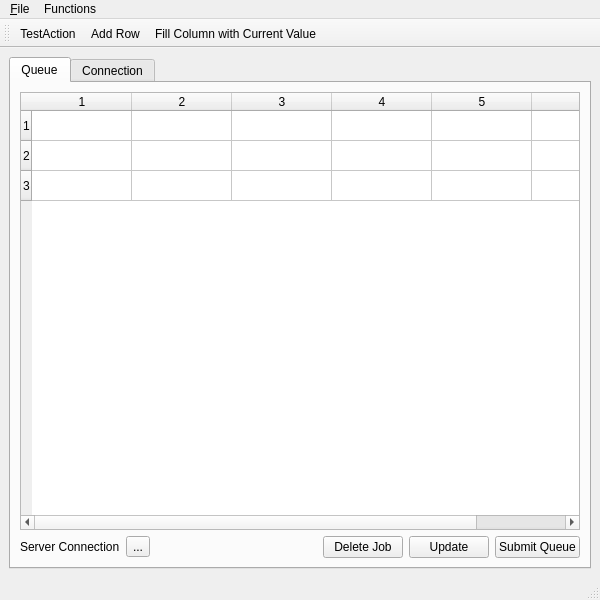
<?xml version="1.0" encoding="UTF-8"?>
<ui version="4.0">
 <class>MainWindow</class>
 <widget class="QMainWindow" name="MainWindow">
  <property name="geometry">
   <rect>
    <x>0</x>
    <y>0</y>
    <width>600</width>
    <height>600</height>
   </rect>
  </property>
  <property name="cursor">
   <cursorShape>ArrowCursor</cursorShape>
  </property>
  <property name="windowTitle">
   <string>DaQueue</string>
  </property>
  <property name="windowIcon">
   <iconset>
    <normaloff>images/Retro Question Block.png</normaloff>images/Retro Question Block.png</iconset>
  </property>
  <property name="unifiedTitleAndToolBarOnMac">
   <bool>false</bool>
  </property>
  <widget class="QWidget" name="centralWidget">
   <layout class="QVBoxLayout" name="verticalLayout_4">
    <item>
     <widget class="QTabWidget" name="tabWidget">
      <property name="currentIndex">
       <number>0</number>
      </property>
      <widget class="QWidget" name="tab">
       <attribute name="title">
        <string>Queue</string>
       </attribute>
       <layout class="QGridLayout" name="gridLayout">
        <item row="0" column="0">
         <widget class="QSplitter" name="splitter">
          <property name="orientation">
           <enum>Qt::Vertical</enum>
          </property>
          <widget class="QWidget" name="layoutWidget">
           <layout class="QVBoxLayout" name="verticalLayout_2">
            <item>
             <widget class="CustomTable" name="taskTable">
              <property name="sizePolicy">
               <sizepolicy hsizetype="Expanding" vsizetype="MinimumExpanding">
                <horstretch>0</horstretch>
                <verstretch>0</verstretch>
               </sizepolicy>
              </property>
              <property name="contextMenuPolicy">
               <enum>Qt::DefaultContextMenu</enum>
              </property>
              <property name="editTriggers">
               <set>QAbstractItemView::AnyKeyPressed|QAbstractItemView::DoubleClicked|QAbstractItemView::EditKeyPressed</set>
              </property>
              <property name="gridStyle">
               <enum>Qt::SolidLine</enum>
              </property>
              <property name="rowCount">
               <number>3</number>
              </property>
              <property name="columnCount">
               <number>6</number>
              </property>
              <row/>
              <row/>
              <row/>
              <column/>
              <column/>
              <column/>
              <column/>
              <column/>
              <column/>
             </widget>
            </item>
            <item>
             <layout class="QHBoxLayout" name="horizontalLayout_2">
              <item>
               <widget class="QLabel" name="label_3">
                <property name="text">
                 <string>Server Connection</string>
                </property>
               </widget>
              </item>
              <item>
               <widget class="QToolButton" name="serverStatusBtn">
                <property name="text">
                 <string>...</string>
                </property>
               </widget>
              </item>
              <item>
               <spacer name="horizontalSpacer">
                <property name="orientation">
                 <enum>Qt::Horizontal</enum>
                </property>
                <property name="sizeHint" stdset="0">
                 <size>
                  <width>40</width>
                  <height>20</height>
                 </size>
                </property>
               </spacer>
              </item>
              <item>
               <widget class="QPushButton" name="deleteQueueRowBtn">
                <property name="maximumSize">
                 <size>
                  <width>100</width>
                  <height>16777215</height>
                 </size>
                </property>
                <property name="text">
                 <string>Delete Job</string>
                </property>
               </widget>
              </item>
              <item>
               <widget class="QPushButton" name="updateQueueBtn">
                <property name="maximumSize">
                 <size>
                  <width>100</width>
                  <height>16777215</height>
                 </size>
                </property>
                <property name="text">
                 <string>Update</string>
                </property>
               </widget>
              </item>
              <item>
               <widget class="QPushButton" name="submitQueueBtn">
                <property name="maximumSize">
                 <size>
                  <width>100</width>
                  <height>16777215</height>
                 </size>
                </property>
                <property name="text">
                 <string>Submit Queue</string>
                </property>
               </widget>
              </item>
             </layout>
            </item>
           </layout>
          </widget>
         </widget>
        </item>
       </layout>
      </widget>
      <widget class="QWidget" name="tab_2">
       <attribute name="title">
        <string>Connection</string>
       </attribute>
       <layout class="QVBoxLayout" name="verticalLayout_3">
        <item>
         <layout class="QVBoxLayout" name="verticalLayout">
          <item>
           <layout class="QHBoxLayout" name="horizontalLayout">
            <item>
             <widget class="QCheckBox" name="editServerCB">
              <property name="text">
               <string>Edit Server Settings</string>
              </property>
             </widget>
            </item>
            <item>
             <widget class="Line" name="line">
              <property name="orientation">
               <enum>Qt::Vertical</enum>
              </property>
             </widget>
            </item>
            <item>
             <spacer name="horizontalSpacer_2">
              <property name="orientation">
               <enum>Qt::Horizontal</enum>
              </property>
              <property name="sizeHint" stdset="0">
               <size>
                <width>40</width>
                <height>20</height>
               </size>
              </property>
             </spacer>
            </item>
           </layout>
          </item>
          <item>
           <layout class="QHBoxLayout" name="horizontalLayout_3">
            <item>
             <widget class="QLabel" name="label">
              <property name="text">
               <string>Server Address:</string>
              </property>
             </widget>
            </item>
            <item>
             <widget class="QLineEdit" name="serverAddressLE">
              <property name="enabled">
               <bool>false</bool>
              </property>
              <property name="toolTip">
               <string>Address of the CouchDB server used to store queue jobs.</string>
              </property>
              <property name="inputMask">
               <string>999.999.999.999; </string>
              </property>
              <property name="text">
               <string>127.0.0.1</string>
              </property>
             </widget>
            </item>
            <item>
             <widget class="QLabel" name="label_2">
              <property name="text">
               <string>Port:</string>
              </property>
             </widget>
            </item>
            <item>
             <widget class="QSpinBox" name="portSB">
              <property name="enabled">
               <bool>false</bool>
              </property>
              <property name="maximum">
               <number>20000</number>
              </property>
              <property name="value">
               <number>5984</number>
              </property>
             </widget>
            </item>
            <item>
             <widget class="QPushButton" name="resetServerBtn">
              <property name="enabled">
               <bool>false</bool>
              </property>
              <property name="text">
               <string>Reset Server</string>
              </property>
             </widget>
            </item>
           </layout>
          </item>
          <item>
           <spacer name="verticalSpacer">
            <property name="orientation">
             <enum>Qt::Vertical</enum>
            </property>
            <property name="sizeHint" stdset="0">
             <size>
              <width>20</width>
              <height>78</height>
             </size>
            </property>
           </spacer>
          </item>
         </layout>
        </item>
       </layout>
      </widget>
     </widget>
    </item>
   </layout>
  </widget>
  <widget class="QMenuBar" name="menuBar">
   <property name="geometry">
    <rect>
     <x>0</x>
     <y>0</y>
     <width>600</width>
     <height>25</height>
    </rect>
   </property>
   <widget class="QMenu" name="menu_File">
    <property name="title">
     <string>&amp;File</string>
    </property>
    <addaction name="actionExit"/>
   </widget>
   <widget class="QMenu" name="menuFunctions">
    <property name="title">
     <string>Functions</string>
    </property>
    <addaction name="actionAdd_Row"/>
    <addaction name="actionAdd_Multiple_Rows"/>
    <addaction name="actionFill_Column_with_Current_Value"/>
    <addaction name="separator"/>
    <addaction name="actionUpdate_Queue"/>
    <addaction name="actionSubmit_Queue"/>
    <addaction name="separator"/>
    <addaction name="actionSubmit_Job"/>
    <addaction name="actionDelete_Job"/>
   </widget>
   <addaction name="menu_File"/>
   <addaction name="menuFunctions"/>
  </widget>
  <widget class="QToolBar" name="toolBar">
   <property name="windowTitle">
    <string>toolBar</string>
   </property>
   <attribute name="toolBarArea">
    <enum>TopToolBarArea</enum>
   </attribute>
   <attribute name="toolBarBreak">
    <bool>false</bool>
   </attribute>
   <addaction name="actionTestAction"/>
   <addaction name="actionAdd_Row"/>
   <addaction name="actionFill_Column_with_Current_Value"/>
  </widget>
  <widget class="QStatusBar" name="statusBar"/>
  <action name="actionTestAction">
   <property name="icon">
    <iconset>
     <normaloff>images/Service Manager.png</normaloff>images/Service Manager.png</iconset>
   </property>
   <property name="text">
    <string>TestAction</string>
   </property>
   <property name="iconVisibleInMenu">
    <bool>true</bool>
   </property>
  </action>
  <action name="actionAdd_Row">
   <property name="icon">
    <iconset>
     <normaloff>images/add.png</normaloff>images/add.png</iconset>
   </property>
   <property name="text">
    <string>Add Row</string>
   </property>
  </action>
  <action name="actionFill_Column_with_Current_Value">
   <property name="icon">
    <iconset>
     <normaloff>images/action_down.png</normaloff>images/action_down.png</iconset>
   </property>
   <property name="text">
    <string>Fill Column with Current Value</string>
   </property>
  </action>
  <action name="actionExit">
   <property name="text">
    <string>Exit</string>
   </property>
  </action>
  <action name="actionUpdate_Queue">
   <property name="text">
    <string>Update Queue</string>
   </property>
  </action>
  <action name="actionSubmit_Queue">
   <property name="text">
    <string>Submit Queue</string>
   </property>
  </action>
  <action name="actionDelete_Job">
   <property name="text">
    <string>Delete Job</string>
   </property>
  </action>
  <action name="actionAdd_Multiple_Rows">
   <property name="text">
    <string>Add Multiple Rows</string>
   </property>
  </action>
  <action name="actionSubmit_Job">
   <property name="text">
    <string>Submit Job</string>
   </property>
  </action>
 </widget>
 <customwidgets>
  <customwidget>
   <class>CustomTable</class>
   <extends>QTableWidget</extends>
   <header>tableClass</header>
  </customwidget>
 </customwidgets>
 <resources/>
 <connections/>
</ui>
